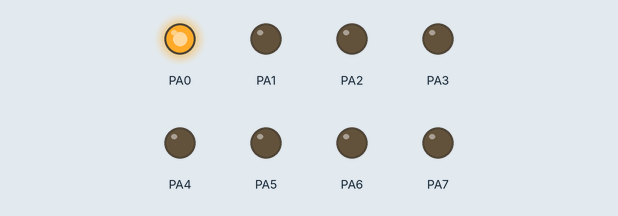
Recording of a program running on a simulated ATmega32, built with avr-gcc and emulated at 8 MHz. Shown: output pins drawn as LEDs (lit = HIGH).

Above: at 0.1 s.
At 0.7 s:
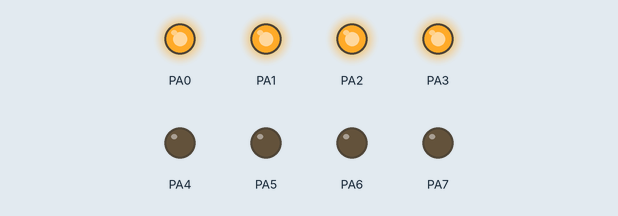
At 1.6 s:
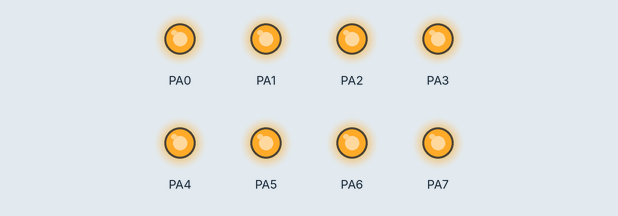
At 3.3 s:
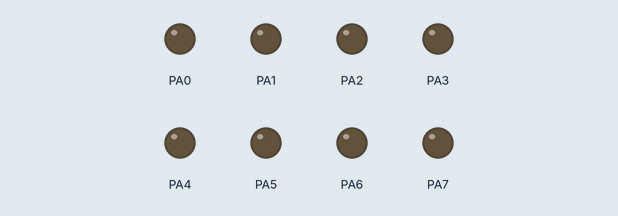
At 4.7 s:
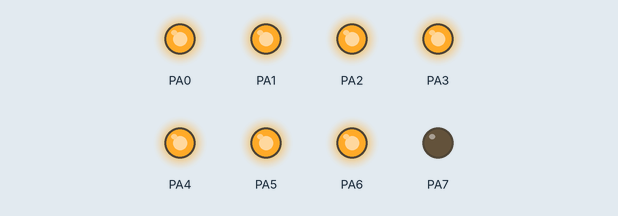
At 7.7 s:
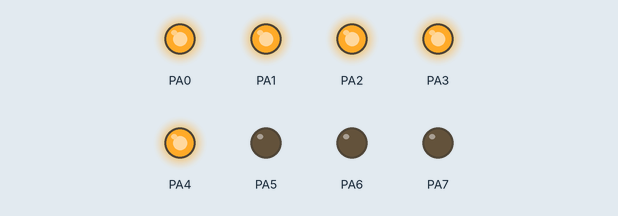
Timing chart, 0 to 8.0 s (numbered marks = the images above):
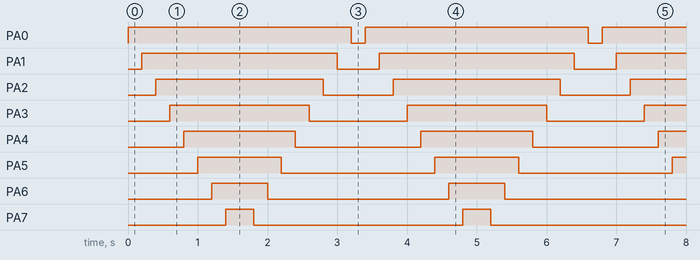

The program:

main.c
```c
/*
 * Unit5_Sec1_GPIO_Task1.c
 *
 * Created: 7/31/2021 9:01:31 PM
 * Author : Bolis
 */

//#include <avr/io.h>
#define F_CPU 8000000UL
#include <util/delay.h>

#define SET_BIT(ADDRESS, BIT) ADDRESS |= (1<<BIT)
#define RESET_BIT(ADDRESS, BIT) ADDRESS &= ~(1<<BIT)
#define READ_BIT(ADDRESS, BIT) ((ADDRESS & (1<<BIT))>>BIT)
#define TOGGLE_BIT(ADDRESS, BIT) ADDRESS ^= (1<<BIT)
#define DDRA (*(volatile unsigned char*) 0x3A)
#define PORTA (*(volatile unsigned char*) 0x3B)


int main(void)
{

	for(int i=0;i<=7;i++){
		SET_BIT(DDRA,i);
	}
	/* Replace with your application code */
	while (1)
	{
		for(int i=0;i<=7;i++){
			SET_BIT(PORTA,i);
			_delay_ms(200);
		}
		_delay_ms(200);

		for(int i=7;i>=0;i--){
			RESET_BIT(PORTA,i);
			_delay_ms(200);
		}
	}
}
```

Measured:
- by itself, PA0: alternates HIGH for 3.2 s and LOW for 0.20 s
- by itself, PA1: alternates HIGH for 2.8 s and LOW for 0.60 s
- by itself, PA2: alternates HIGH for 2.4 s and LOW for 1.0 s
- by itself, PA3: alternates HIGH for 2.0 s and LOW for 1.4 s
- by itself, PA4: alternates HIGH for 1.6 s and LOW for 1.8 s
- by itself, PA5: alternates HIGH for 1.2 s and LOW for 2.2 s
- by itself, PA6: alternates HIGH for 0.80 s and LOW for 2.6 s
- by itself, PA7: alternates HIGH for 0.40 s and LOW for 3.0 s
